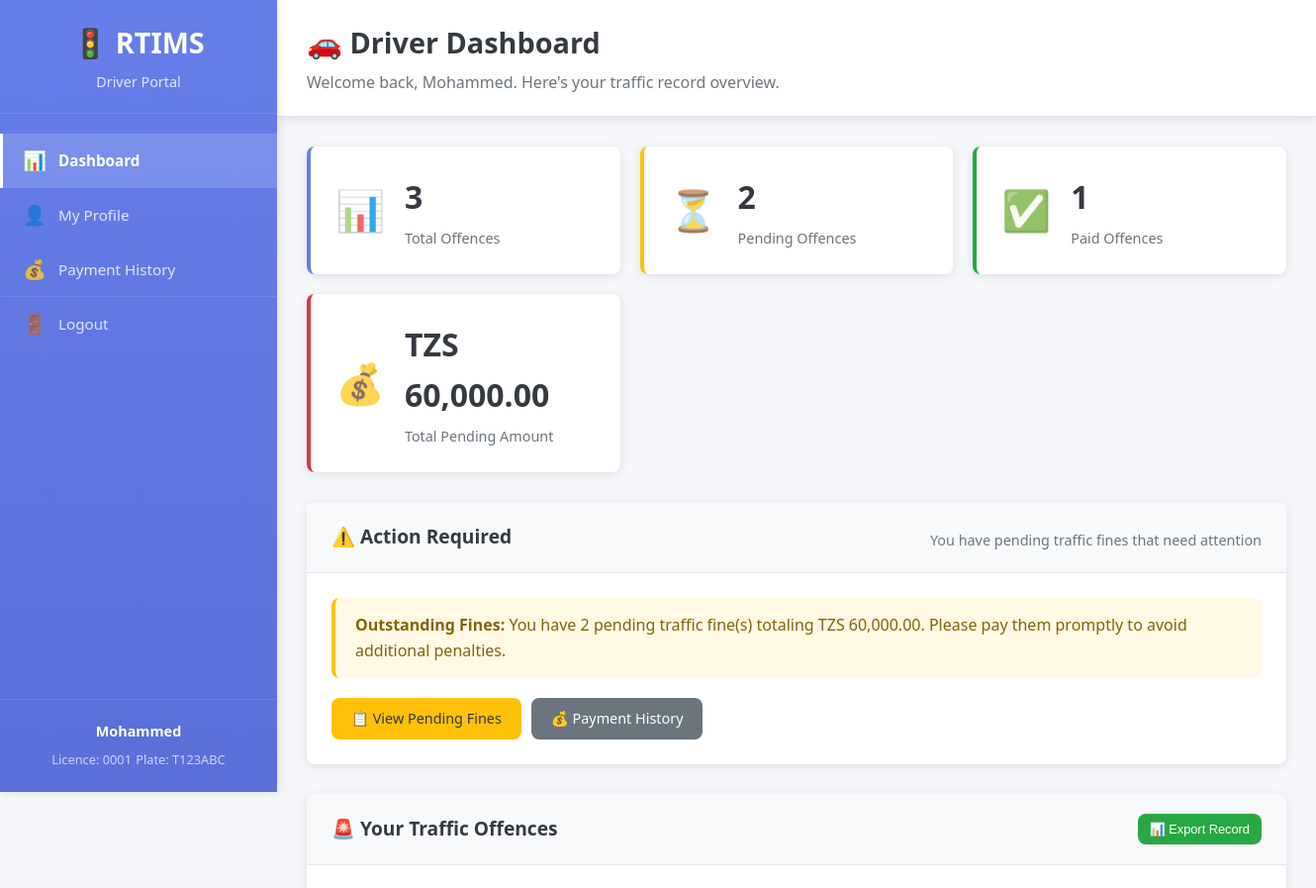
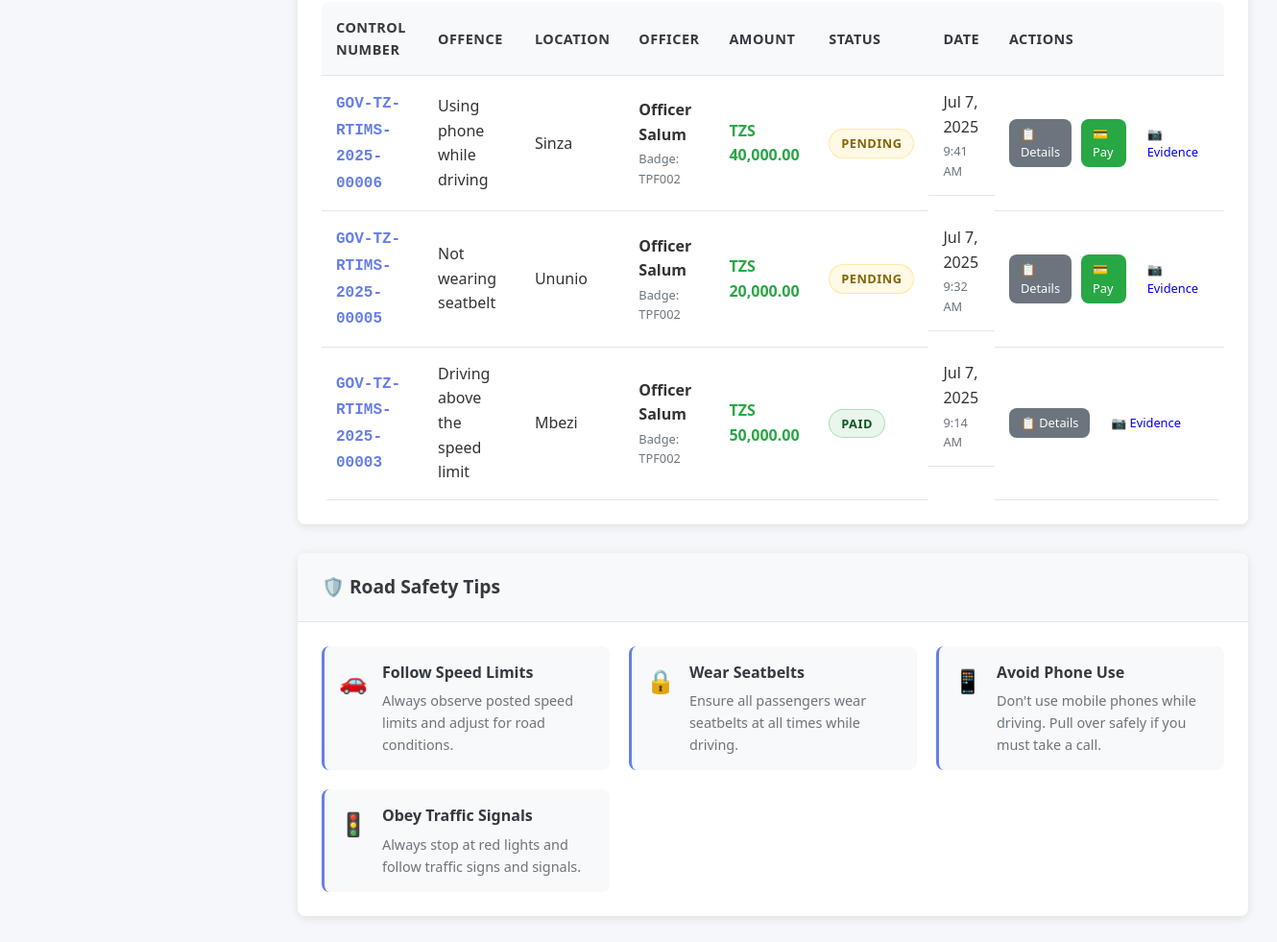
/user/dashboard.php (signed in), run on the app's committed database (2 pictures, top to bottom).
### tables this page shows
CREATE TABLE `incidents` (
  `id` int(11) NOT NULL,
  `user_id` int(11) NOT NULL,
  `offence_id` int(11) NOT NULL,
  `officer_id` int(11) NOT NULL,
  `location` text NOT NULL,
  `image_path` varchar(255) DEFAULT NULL,
  `control_number` varchar(50) NOT NULL,
  `status` enum('Pending','Paid','Cancelled') DEFAULT 'Pending',
  `created_at` timestamp NOT NULL DEFAULT current_timestamp()
);

CREATE TABLE `offences` (
  `id` int(11) NOT NULL,
  `keyword` varchar(100) NOT NULL,
  `description` text NOT NULL,
  `amount_tzs` decimal(10,2) NOT NULL,
  `created_at` timestamp NOT NULL DEFAULT current_timestamp()
);

CREATE TABLE `officers` (
  `id` int(11) NOT NULL,
  `name` varchar(100) NOT NULL,
  `username` varchar(50) NOT NULL,
  `password` varchar(255) NOT NULL,
  `badge_number` varchar(50) NOT NULL,
  `created_at` timestamp NOT NULL DEFAULT current_timestamp()
);

### config/database.php (called while the page is built, shortened)
<?php
function formatCurrency($amount) {
    return 'TZS ' . number_format($amount, 2);
}
?>

### user/dashboard.php (the view, shortened to what this page needs)
<?php
require_once '../config/database.php';
$database = new Database();
$conn = $database->getConnection();
$query = "SELECT i.*, o.description as offence_description, o.amount_tzs,
                 off.name as officer_name, off.badge_number
          FROM incidents i
          JOIN offences o ON i.offence_id = o.id
          JOIN officers off ON i.officer_id = off.id
          WHERE i.user_id = ?
          ORDER BY i.created_at DESC";
$stmt = $conn->prepare($query);
$stmt->execute([$_SESSION['user_id']]);
$incidents = $stmt->fetchAll(PDO::FETCH_ASSOC);
$stats_query = "SELECT
                    COUNT(*) as total_incidents,
                    SUM(CASE WHEN status = 'Pending' THEN 1 ELSE 0 END) as pending_incidents,
                    SUM(CASE WHEN status = 'Paid' THEN 1 ELSE 0 END) as paid_incidents,
                    SUM(CASE WHEN status = 'Pending' THEN o.amount_tzs ELSE 0 END) as total_pending_amount,
                    SUM(CASE WHEN status = 'Paid' THEN o.amount_tzs ELSE 0 END) as total_paid_amount
                FROM incidents i
                JOIN offences o ON i.offence_id = o.id
                WHERE i.user_id = ?";
$stats_stmt = $conn->prepare($stats_query);
$stats_stmt->execute([$_SESSION['user_id']]);
$stats = $stats_stmt->fetch(PDO::FETCH_ASSOC);
?>
<!DOCTYPE html>
<html lang="en">
<head>
    <link rel="stylesheet" href="../assets/css/style.css">
</head>
<body>
    <div class="app-container">
        <div class="sidebar">
            <div class="sidebar-header">
                <h2>🚦 RTIMS</h2>
                <p>Driver Portal</p>
            </div>
            <nav class="sidebar-nav">
                <a href="dashboard.php" class="nav-item active">
                    <span class="nav-icon">📊</span>
                    <span class="nav-text">Dashboard</span>
                </a>
                <a href="profile.php" class="nav-item">
                    <span class="nav-icon">👤</span>
                    <span class="nav-text">My Profile</span>
                </a>
                <a href="payment_history.php" class="nav-item">
                    <span class="nav-icon">💰</span>
                    <span class="nav-text">Payment History</span>
                </a>
                <a href="../auth/logout.php" class="nav-item logout">
                    <span class="nav-icon">🚪</span>
                    <span class="nav-text">Logout</span>
                </a>
            </nav>
            <div class="sidebar-footer">
                <div class="user-info">
                    <strong><?php echo htmlspecialchars($_SESSION['user_name']); ?></strong>
                    <small>Licence: <?php echo htmlspecialchars($_SESSION['licence_no']); ?></small>
                    <small>Plate: <?php echo htmlspecialchars($_SESSION['plate_no']); ?></small>
                </div>
            </div>
        </div>
        <div class="main-content">
            <div class="content-header">
                <h1>🚗 Driver Dashboard</h1>
                <p>Welcome back, <?php echo htmlspecialchars($_SESSION['user_name']); ?>. Here's your traffic record overview.</p>
            </div>
            <div class="content-body">
                <div class="stats-grid">
                    <div class="stat-card primary">
                        <div class="stat-icon">📊</div>
                        <div class="stat-content">
                            <h3><?php echo $stats['total_incidents']; ?></h3>
                            <p>Total Offences</p>
                        </div>
                    </div>
                    <div class="stat-card warning">
                        <div class="stat-icon">⏳</div>
                        <div class="stat-content">
                            <h3><?php echo $stats['pending_incidents']; ?></h3>
                            <p>Pending Offences</p>
                        </div>
                    </div>
                    <div class="stat-card success">
                        <div class="stat-icon">✅</div>
                        <div class="stat-content">
                            <h3><?php echo $stats['paid_incidents']; ?></h3>
                            <p>Paid Offences</p>
                        </div>
                    </div>
                    <div class="stat-card danger">
                        <div class="stat-icon">💰</div>
                        <div class="stat-content">
                            <h3><?php echo formatCurrency($stats['total_pending_amount'] ?? 0); ?></h3>
                            <p>Total Pending Amount</p>
                        </div>
                    </div>
                </div>
                <?php if ($stats['pending_incidents'] > 0): ?>
                <div class="card">
                    <div class="card-header">
                        <h3>⚠️ Action Required</h3>
                        <p>You have pending traffic fines that need attention</p>
                    </div>
                    <div class="card-body">
                        <div class="alert alert-warning">
                            <strong>Outstanding Fines:</strong> You have <?php echo $stats['pending_incidents']; ?> pending traffic fine(s)
                            totaling <?php echo formatCurrency($stats['total_pending_amount']); ?>. Please pay them promptly to avoid additional penalties.
                        </div>
                        <div class="button-group">
                            <a href="#incidents-table" class="btn btn-warning">📋 View Pending Fines</a>
                            <a href="payment_history.php" class="btn btn-secondary">💰 Payment History</a>
                        </div>
                    </div>
                </div>
                <?php endif; ?>
                <div class="card" id="incidents-table">
                    <div class="card-header">
                        <h3>🚨 Your Traffic Offences</h3>
                        <div class="card-actions">
                            <button onclick="exportToCSV('incidents_table', 'my_traffic_record.csv')" class="btn btn-success btn-sm">
                                📊 Export Record
                            </button>
                        </div>
                    </div>
                    <div class="card-body">
                        <?php if (empty($incidents)): ?>
                            <div class="empty-state">
                                <div class="empty-icon">🚗</div>
                                <h3>Clean Driving Record!</h3>
                                <p>No traffic offences recorded. Keep up the safe driving!</p>
                                <a href="profile.php" class="btn btn-primary">👤 View Profile</a>
                            </div>
                        <?php else: ?>
                            <div class="table-responsive">
                                <table class="data-table" id="incidents_table">
                                    <thead>
                                        <tr>
                                            <th>Control Number</th>
                                            <th>Offence</th>
                                            <th>Location</th>
                                            <th>Officer</th>
                                            <th>Amount</th>
                                            <th>Status</th>
                                            <th>Date</th>
                                            <th>Actions</th>
                                        </tr>
                                    </thead>
                                    <tbody>
                                        <?php foreach ($incidents as $incident): ?>
                                            <tr>
                                                <td>
                                                    <strong class="control-number"><?php echo htmlspecialchars($incident['control_number']); ?></strong>
                                                </td>
                                                <td><?php echo htmlspecialchars($incident['offence_description']); ?></td>
                                                <td class="location-cell"><?php echo htmlspecialchars($incident['location']); ?></td>
                                                <td>
                                                    <div class="driver-info">
                                                        <strong><?php echo htmlspecialchars($incident['officer_name']); ?></strong>
                                                        <small>Badge: <?php echo htmlspecialchars($incident['badge_number']); ?></small>
                                                    </div>
                                                </td>
                                                <td class="amount-cell"><?php echo formatCurrency($incident['amount_tzs']); ?></td>
                                                <td>
                                                    <span class="status-badge status-<?php echo strtolower($incident['status']); ?>">
                                                        <?php echo $incident['status']; ?>
                                                    </span>
                                                </td>
                                                <td class="date-cell">
                                                    <?php echo date('M j, Y', strtotime($incident['created_at'])); ?>
                                                    <small><?php echo date('g:i A', strtotime($incident['created_at'])); ?></small>
                                                </td>
                                                <td>
                                                    <div class="button-group">
                                                        <a href="view_incident.php?id=<?php echo $incident['id']; ?>" class="btn btn-secondary btn-sm">
                                                            📋 Details
                                                        </a>
                                                        <?php if ($incident['status'] == 'Pending'): ?>
                                                            <a href="pay_fine.php?id=<?php echo $incident['id']; ?>" class="btn btn-success btn-sm">
                                                                💳 Pay
                                                            </a>
                                                        <?php endif; ?>
                                                        <?php if ($incident['image_path']): ?>
                                                            <a href="view_evidence.php?id=<?php echo $incident['id']; ?>" class="btn btn-info btn-sm">
                                                                📷 Evidence
                                                            </a>
                                                        <?php endif; ?>
                                                    </div>
                                                </td>
                                            </tr>
                                        <?php endforeach; ?>
                                    </tbody>
                                </table>
                            </div>
                        <?php endif; ?>
                    </div>
                </div>
                <div class="card">
                    <div class="card-header">
                        <h3>🛡️ Road Safety Tips</h3>
                    </div>
                    <div class="card-body">
                        <div class="tips-grid">
                            <div class="tip-item">
                                <span class="tip-icon">🚗</span>
                                <div>
                                    <strong>Follow Speed Limits</strong>
                                    <p>Always observe posted speed limits and adjust for road conditions.</p>
                                </div>
                            </div>
                            <div class="tip-item">
                                <span class="tip-icon">🔒</span>
                                <div>
                                    <strong>Wear Seatbelts</strong>
                                    <p>Ensure all passengers wear seatbelts at all times while driving.</p>
                                </div>
                            </div>
                            <div class="tip-item">
                                <span class="tip-icon">📱</span>
                                <div>
                                    <strong>Avoid Phone Use</strong>
                                    <p>Don't use mobile phones while driving. Pull over safely if you must take a call.</p>
                                </div>
                            </div>
                            <div class="tip-item">
                                <span class="tip-icon">🚦</span>
                                <div>
                                    <strong>Obey Traffic Signals</strong>
                                    <p>Always stop at red lights and follow traffic signs and signals.</p>
                                </div>
                            </div>
                        </div>
                    </div>
                </div>
            </div>
        </div>
    </div>
</body>
</html>

### data on the page
incidents: control_number "GOV-TZ-RTIMS-2025-00006", offence.description "Using phone while driving", location "Sinza", officer.name "Officer Salum", officer.badge_number "TPF002", offence.amount_tzs "TZS 40,000.00", status "PENDING", created_at "Jul 7, 2025", created_at "9:41 AM"
incidents: control_number "GOV-TZ-RTIMS-2025-00005", offence.description "Not wearing seatbelt", location "Ununio", officer.name "Officer Salum", officer.badge_number "TPF002", offence.amount_tzs "TZS 20,000.00", status "PENDING", created_at "Jul 7, 2025", created_at "9:32 AM"
incidents: control_number "GOV-TZ-RTIMS-2025-00003", offence.description "Driving above the speed limit", location "Mbezi", officer.name "Officer Salum", officer.badge_number "TPF002", offence.amount_tzs "TZS 50,000.00", status "PAID", created_at "Jul 7, 2025", created_at "9:14 AM"

### other printed values
$_SESSION['user_name'] "Mohammed"
$_SESSION['licence_no'] "0001"
$_SESSION['plate_no'] "T123ABC"
$stats['total_incidents'] "3"
$stats['pending_incidents'] "2"
$stats['paid_incidents'] "1"
formatCurrency($stats['total_pending_amount'] ?? 0) "TZS 60,000.00"
formatCurrency($stats['total_pending_amount']) "TZS 60,000.00"
